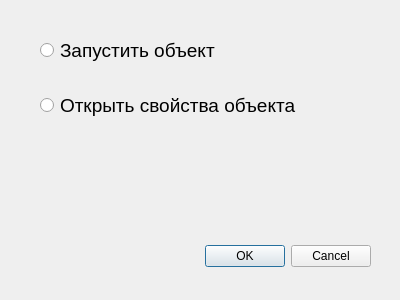
<?xml version="1.0" encoding="UTF-8"?>
<ui version="4.0">
 <class>Dialog</class>
 <widget class="QDialog" name="Dialog">
  <property name="geometry">
   <rect>
    <x>0</x>
    <y>0</y>
    <width>400</width>
    <height>300</height>
   </rect>
  </property>
  <property name="windowTitle">
   <string>Dialog</string>
  </property>
  <widget class="QDialogButtonBox" name="buttonBox">
   <property name="geometry">
    <rect>
     <x>30</x>
     <y>240</y>
     <width>341</width>
     <height>32</height>
    </rect>
   </property>
   <property name="orientation">
    <enum>Qt::Horizontal</enum>
   </property>
   <property name="standardButtons">
    <set>QDialogButtonBox::Cancel|QDialogButtonBox::Ok</set>
   </property>
  </widget>
  <widget class="QRadioButton" name="radioButton">
   <property name="geometry">
    <rect>
     <x>40</x>
     <y>30</y>
     <width>261</width>
     <height>41</height>
    </rect>
   </property>
   <property name="font">
    <font>
     <pointsize>14</pointsize>
    </font>
   </property>
   <property name="text">
    <string>Запустить объект</string>
   </property>
  </widget>
  <widget class="QRadioButton" name="radioButton_2">
   <property name="geometry">
    <rect>
     <x>40</x>
     <y>90</y>
     <width>321</width>
     <height>31</height>
    </rect>
   </property>
   <property name="font">
    <font>
     <pointsize>14</pointsize>
    </font>
   </property>
   <property name="text">
    <string>Открыть свойства объекта</string>
   </property>
  </widget>
 </widget>
 <resources/>
 <connections>
  <connection>
   <sender>buttonBox</sender>
   <signal>accepted()</signal>
   <receiver>Dialog</receiver>
   <slot>accept()</slot>
   <hints>
    <hint type="sourcelabel">
     <x>248</x>
     <y>254</y>
    </hint>
    <hint type="destinationlabel">
     <x>157</x>
     <y>274</y>
    </hint>
   </hints>
  </connection>
  <connection>
   <sender>buttonBox</sender>
   <signal>rejected()</signal>
   <receiver>Dialog</receiver>
   <slot>reject()</slot>
   <hints>
    <hint type="sourcelabel">
     <x>316</x>
     <y>260</y>
    </hint>
    <hint type="destinationlabel">
     <x>286</x>
     <y>274</y>
    </hint>
   </hints>
  </connection>
 </connections>
</ui>
